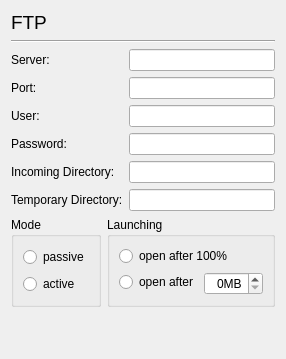
     <widget class="QWidget" name="Ftp" >
      <layout class="QVBoxLayout" name="verticalLayout_9" >
       <item>
        <widget class="QLabel" name="label_29" >
         <property name="font" >
          <font>
           <pointsize>14</pointsize>
          </font>
         </property>
         <property name="text" >
          <string>FTP</string>
         </property>
        </widget>
       </item>
       <item>
        <widget class="Line" name="line_6" >
         <property name="orientation" >
          <enum>Qt::Horizontal</enum>
         </property>
        </widget>
       </item>
       <item>
        <layout class="QFormLayout" name="formLayout_6" >
         <property name="labelAlignment" >
          <set>Qt::AlignLeading|Qt::AlignLeft|Qt::AlignVCenter</set>
         </property>
         <item row="0" column="0" >
          <widget class="QLabel" name="label_17" >
           <property name="text" >
            <string>Server:</string>
           </property>
          </widget>
         </item>
         <item row="0" column="1" >
          <widget class="QLineEdit" name="ftpServerEdit" />
         </item>
         <item row="1" column="0" >
          <widget class="QLabel" name="label_18" >
           <property name="text" >
            <string>Port:</string>
           </property>
          </widget>
         </item>
         <item row="1" column="1" >
          <widget class="QLineEdit" name="ftpPortEdit" />
         </item>
         <item row="2" column="0" >
          <widget class="QLabel" name="label_19" >
           <property name="text" >
            <string>User:</string>
           </property>
          </widget>
         </item>
         <item row="2" column="1" >
          <widget class="QLineEdit" name="ftpUserEdit" />
         </item>
         <item row="3" column="0" >
          <widget class="QLabel" name="label_20" >
           <property name="text" >
            <string>Password:</string>
           </property>
          </widget>
         </item>
         <item row="3" column="1" >
          <widget class="QLineEdit" name="ftpPasswordEdit" >
           <property name="echoMode" >
            <enum>QLineEdit::Password</enum>
           </property>
          </widget>
         </item>
         <item row="4" column="0" >
          <widget class="QLabel" name="label_21" >
           <property name="text" >
            <string>Incoming Directory:</string>
           </property>
          </widget>
         </item>
         <item row="4" column="1" >
          <widget class="QLineEdit" name="ftpInDirEdit" />
         </item>
         <item row="5" column="0" >
          <widget class="QLabel" name="label_23" >
           <property name="text" >
            <string>Temporary Directory:</string>
           </property>
          </widget>
         </item>
         <item row="5" column="1" >
          <widget class="QLineEdit" name="ftpTmpDirEdit" />
         </item>
        </layout>
       </item>
       <item>
        <layout class="QHBoxLayout" name="horizontalLayout_7" >
         <item>
          <widget class="QGroupBox" name="groupBox_3" >
           <property name="sizePolicy" >
            <sizepolicy vsizetype="Preferred" hsizetype="Preferred" >
             <horstretch>1</horstretch>
             <verstretch>0</verstretch>
            </sizepolicy>
           </property>
           <property name="title" >
            <string>Mode</string>
           </property>
           <layout class="QVBoxLayout" name="verticalLayout_8" >
            <item>
             <widget class="QRadioButton" name="ftpPassiveRadioButton" >
              <property name="text" >
               <string>passive</string>
              </property>
             </widget>
            </item>
            <item>
             <widget class="QRadioButton" name="ftpActiveRadioButton" >
              <property name="text" >
               <string>active</string>
              </property>
             </widget>
            </item>
           </layout>
          </widget>
         </item>
         <item>
          <widget class="QGroupBox" name="groupBox_2" >
           <property name="sizePolicy" >
            <sizepolicy vsizetype="Preferred" hsizetype="Minimum" >
             <horstretch>2</horstretch>
             <verstretch>0</verstretch>
            </sizepolicy>
           </property>
           <property name="sizeIncrement" >
            <size>
             <width>0</width>
             <height>0</height>
            </size>
           </property>
           <property name="title" >
            <string>Launching</string>
           </property>
           <layout class="QVBoxLayout" name="verticalLayout_7" >
            <item>
             <widget class="QRadioButton" name="ftpFullRadioButton" >
              <property name="text" >
               <string>open after 100% </string>
              </property>
             </widget>
            </item>
            <item>
             <layout class="QFormLayout" name="formLayout_7" >
              <item row="0" column="0" >
               <widget class="QRadioButton" name="ftpMbRadioButton" >
                <property name="text" >
                 <string>open after</string>
                </property>
               </widget>
              </item>
              <item row="0" column="1" >
               <widget class="QSpinBox" name="ftpMbSpinBox" >
                <property name="sizePolicy" >
                 <sizepolicy vsizetype="Fixed" hsizetype="Minimum" >
                  <horstretch>0</horstretch>
                  <verstretch>0</verstretch>
                 </sizepolicy>
                </property>
                <property name="layoutDirection" >
                 <enum>Qt::LeftToRight</enum>
                </property>
                <property name="frame" >
                 <bool>true</bool>
                </property>
                <property name="alignment" >
                 <set>Qt::AlignRight</set>
                </property>
                <property name="suffix" >
                 <string>MB</string>
                </property>
               </widget>
              </item>
             </layout>
            </item>
           </layout>
          </widget>
         </item>
        </layout>
       </item>
       <item>
        <spacer name="verticalSpacer" >
         <property name="orientation" >
          <enum>Qt::Vertical</enum>
         </property>
         <property name="sizeHint" stdset="0" >
          <size>
           <width>20</width>
           <height>41</height>
          </size>
         </property>
        </spacer>
       </item>
      </layout>
     </widget>
